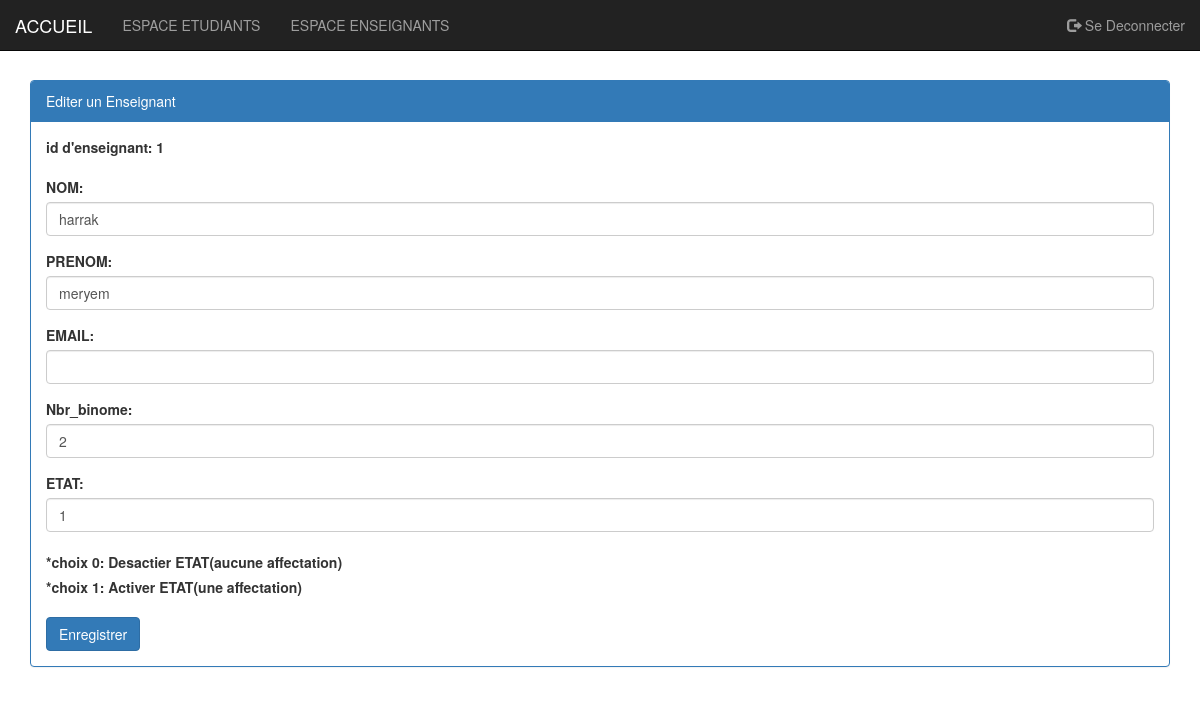
Screenshot of /page/editer_ens.php?ID=1 (signed in) with the database file from the repository.
### tables this page shows
CREATE TABLE IF NOT EXISTS `enseignant` (
  `ID` int(5) NOT NULL,
  `NOM` varchar(100) NOT NULL,
  `PRENOM` varchar(255) NOT NULL,
  `EMAIL` varchar(255) NOT NULL,
  `Nbr_binome` int(10) NOT NULL,
  `ETAT` int(1) NOT NULL DEFAULT '1',
  PRIMARY KEY (`ID`)
);

### page/editer_ens.php (the view, shortened to what this page needs)
<?php
	require_once('conexionbd.php');
$idd=$_GET['ID'];
  $requete="select * from enseignant where ID=$idd";
	$resultat = $pdo->query($requete);
	$etu=$resultat->fetch();
?>
<!DOCTYPE HTML>
<html>
	<head>
		<link rel="stylesheet" type="text/css" href="../css/bootstrap.min.css">
		<link rel="stylesheet" type="text/css" href="../css/monstyle.css">
	</head>
	<body>
		<?php  include('Menu.php');?>
		<div class="container">
			<br>
			<div class="panel panel-primary margetop">
				<div class="panel-heading">Editer un Enseignant</div>
				<div class="panel-body">
					<form method="post" action="update_ens.php" class="form" enctype="multipart/form-data">
						<div class="form-group">
							<label for="id" class="control-label" >id d'enseignant:
									<?php echo $etu['ID']; ?>
							</label>
						</div>
						<div class="form-group">
							<label for="NOM" class="control-label">NOM:</label>
							<input type="text" name="NOM" id="NOM"
								placeecholder="NOM" class="form-control"
									value="<?php echo $etu['NOM']; ?>"/>
						</div>
							<div class="form-group">
							<label for="PRENOM" class="control-label">PRENOM:</label>
							<input type="text" name="PRENOM" id="PRENOM"
								placeecholder="PRENOM" class="form-control"
									value="<?php echo $etu['PRENOM']; ?>"/>
						</div>
						<div class="form-group">
							<label for="EMAIL" class="control-label">EMAIL:</label>
							<input type="text" name="EMAIL" id="EMAIL"
								placeecholder="EMAIL" class="form-control"
									value="<?php echo $etu['EMAIL']; ?>"/>
						</div>
                        <div class="form-group">
							<label for="Nbr_binome" class="control-label">Nbr_binome:</label>
							<input type="text" name="Nbr_binome" id="Nbr_binome"
								placeecholder="Nbr_binome" class="form-control"
									value="<?php echo $etu['Nbr_binome']; ?>"/>
						</div>
                        	<div class="form-group">
							<label for="ETAT" class="control-label">ETAT:</label>
							<input type="text" name="ETAT" id="ETAT"
								placeecholder="ETAT" class="form-control"
									value="<?php echo $etu['ETAT']; ?>"/><br>
                                <label>*choix 0: Desactier ETAT(aucune affectation)</label><br>
                                <label>*choix 1: Activer ETAT(une affectation)</label>
						</div>
						<button type="submit" class="btn btn-primary">Enregistrer</button>
					</form>
				</div>
			</div>
		</div>
	</body>
</html>

### css/monstyle.css (style rules this page uses)
.margetop { margin-top:60px; }

### rows the page displays
enseignant: ID "1", NOM "harrak", PRENOM "meryem", Nbr_binome "2", ETAT "1"
